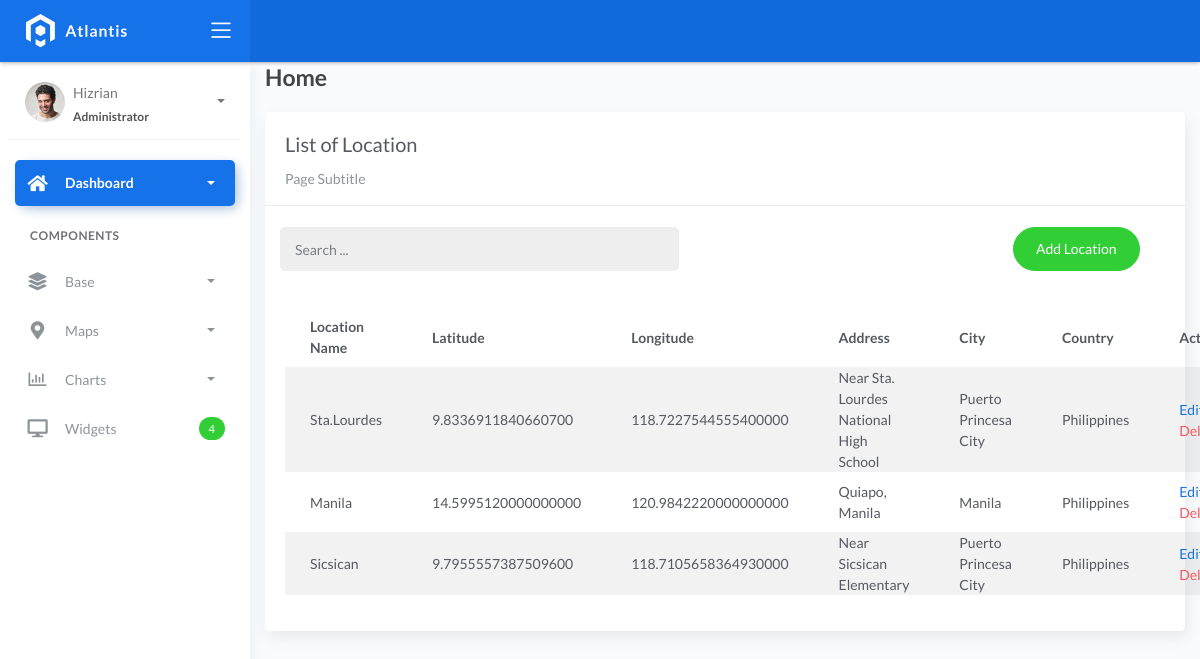
Screenshot of /location_list with the database file from the repository.
### fire/models.py (models this page shows)
class BaseModel(models.Model):
    created_at = models.DateTimeField(auto_now_add=True, db_index=True)
    updated_at = models.DateTimeField(auto_now=True)
    class Meta:
        abstract = True

class Locations(BaseModel):
    name = models.CharField(max_length=150)
    latitude = models.DecimalField(
        max_digits=22, decimal_places=16, null=True, blank=True)
    longitude = models.DecimalField(
        max_digits=22, decimal_places=16, null=True, blank=True)
    address = models.CharField(max_length=150)
    city = models.CharField(max_length=150)  # can be in separate table
    country = models.CharField(max_length=150)  # can be in separate table

### fire/views.py (the view)
# urls.py: path('location_list', LocationList.as_view(), name='location-list'),
class LocationList(ListView):
    model = Locations
    context_object_name = 'location'
    template_name = 'location_list.html'
    paginate_by = 5

### templates/location_list.html (shortened to what this page needs)
{% extends 'base.html' %}{% load static %}{% block content %}
<div class="content">
    <div class="container-fluid">
        <h4 class="page-title">Home</h4>
        <div class="row">
            <div class="col-md-12">
                <div class="card">
                    <div class="card-header">
                        <div class="card-title">List of Location</div>
                        <div class="card-category">Page Subtitle</div>
                    </div>
                    <br />
                        <div class="col-md-12 row">
                            <div class="col-md-6">
                                <form class="navbar-left navbar-form nav-search mr-md-3" action="{% url 'location-list' %}">
                                    <div class="input-group">
                                        <input type="text" placeholder="Search ..." class="form-control" name="q" />
                                        <div class="input-group-append">
                                        <span class="input-group-text">
                                        </span>
                                        </div>
                                    </div>
                                </form>
                            </div>
                            <div class="col-md-6">
                                <div class="pull-right">
                                    <a href="{% url 'location-add' %}" class="btn btn-success btn-rounded"> Add Location</a>
                                </div>
                            </div>
                        </div>
                    <div class="card-body">
                        <table class="table table-striped mt-3">
                            <thead>
                                <tr>
                                    <th scope="col">Location Name</th>
                                    <th scope="col">Latitude</th>
                                    <th scope="col">Longitude</th>
                                    <th scope="col">Address</th>
                                    <th scope="col">City</th>
                                    <th scope="col">Country</th>
                                    <th scope="col">Action</th>
                                </tr>
                            </thead>
                            <tbody>
                                {% for object in object_list %}
                                    <tr>
                                        <td>{{ object.name }}</td>
                                        <td>{{ object.latitude }}</td>
                                        <td>{{ object.longitude }}</td>
                                        <td>{{ object.address }}</td>
                                        <td>{{ object.city }}</td>
                                        <td>{{ object.country }}</td>
                                        <td>
                                            <a href="location_list/{{ object.id }}">Edit</a>
                                            <a href="location_list/{{ object.id }}/delete" class="text-danger">Delete</a>
                                        </td>
                                    </tr>
                                {% endfor %}
                            </tbody>
                        </table>
                    </div>
                </div>
            </div>
        </div>
    </div>
</div>
{% endblock %}

### rows the page displays
Locations: name "Sta.Lourdes", latitude "9.8336911840660700", longitude "118.7227544555400000", address "Near Sta. Lourdes National High School", city "Puerto Princesa City", country "Philippines"
Locations: name "Manila", latitude "14.5995120000000000", longitude "120.9842220000000000", address "Quiapo, Manila", city "Manila", country "Philippines"
Locations: name "Sicsican", latitude "9.7955557387509600", longitude "118.7105658364930000", address "Near Sicsican Elementary", city "Puerto Princesa City", country "Philippines"
